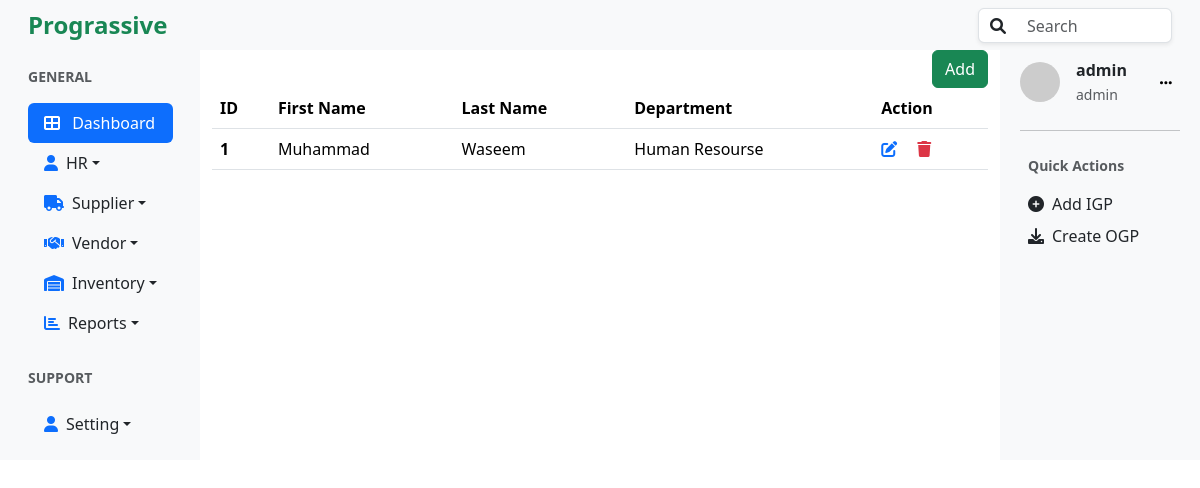
Page /employees/list/ (signed in) on the committed database.
### employees/models.py (models this page shows, shortened)
class Employee(models.Model):
    first_name = models.CharField(max_length=50, null=False, blank=False)
    last_name=models.CharField(max_length=50, null=False, blank=False)
    mobile=models.CharField(max_length=20)
    address=models.CharField(max_length=50, null=True, blank=True)
    cnic=models.CharField(max_length=20, null=True, blank=True)
    department=models.ForeignKey(Department, on_delete=models.CASCADE)
    designation=models.CharField(max_length=50, null=True,blank=True)

### departments/models.py (models this page shows)
class Department(models.Model):
    name=models.CharField(max_length=20 , unique=True ,null=False)
    description = models.CharField(max_length=100,null=True, blank=True)
    def __str__(self):
        return self.name

### accounts/models.py (models this page shows, shortened)
class User(AbstractUser):
    role = models.ForeignKey(Role, on_delete=models.SET_NULL, null=True, blank=True)

class Role(models.Model):
    ADMIN = 'admin'
    HR = 'hr'
    STAFF = 'staff'
    ROLE_CHOICES = [
        (ADMIN, 'Admin'),
        (HR, 'HR'),
        (STAFF, 'Staff'),
    ]
    name = models.CharField(max_length=50, choices=ROLE_CHOICES, default=STAFF)
    description = models.TextField(blank=True)
    def __str__(self):
        return self.name

### employees/views.py (the view)
# urls.py: path('list/', views.employee_list, name="employee_list"),
@login_required
@role_required('staff','hr','admin')
def employee_list(request):
    employees = Employee.objects.all()
    return render(request, 'employee_list.html',{'employees':employees})

### employees/templates/employee_list.html
{% extends 'base.html' %}
{% block content%}
<div class="d-flex justify-content-end">
    <a href="{% url 'create_employee'%}">
    <button type="button" class="btn btn-success">Add</button></a>
</div>
<table class="table table-hover">
    <thead>
      <tr>
        <th scope="col">ID</th>
        <th scope="col">First Name</th>
        <th scope="col">Last Name</th>
        <th scope="col">Department</th>
        <th scope="col">Action</th>
      </tr>
    </thead>
    <tbody>
    {% for employee in employees %}
    <tr>
        <th>{{employee.id}}</th>
        <td>{{employee.first_name}}</td>
        <td>{{employee.last_name}}</td>
        <td>{{employee.department}}</td>
       <td>
            <a href="{% url 'update_employee' employee.id %}" class="text-primary"><i class="fa fa-edit"></i></a>
            <a href="{% url 'delete_employee' employee.id %}" class="text-danger ms-3"><i class="fa fa-trash"></i></a>
        </td>
      </tr>
      {%endfor %}
    </tbody>
</table>
{% endblock%}

### templates/right_sidebar.html (shortened to what this page needs)
<div class=" bg-light p-2">
  <div class="d-flex align-items-center mb-4 ml-2">
    <img
      src="https://ui-avatars.com/api/?name={{user.username}}"
      alt="User Avatar"
      class="rounded-circle me-3"
      width="40"
    />
    <div>
      <p class="mb-0 fw-bold">{{user.username}}</p>
      <small class="text-muted">{{user.role}}</small>
    </div>
    <button class="btn btn-light btn-sm ms-auto" style="box-shadow: none; border:1px;">
      <i class="fa fa-ellipsis-h"></i>
    </button>
  </div>
  <hr />
  <div class="mb-4 p-2">
    <p class="text-muted small fw-bold">Quick Actions</p>
    <ul class="list-unstyled">
      <li class="mb-2">
        <a href="{% url 'create_igp'%}" class="d-flex align-items-center text-dark text-decoration-none">
          <i class="fa fa-plus-circle me-2"></i> Add IGP
        </a>
      </li>
      <li>
        <a href="#" class="d-flex align-items-center text-dark text-decoration-none">
          <i class="fa fa-download me-2"></i> Create OGP
        </a>
      </li>
    </ul>
  </div>
</div>

### rows in the picture
Employee: id "1", first_name "Muhammad", last_name "Waseem", department "Human Resourse"
User: username "admin", role "admin"
